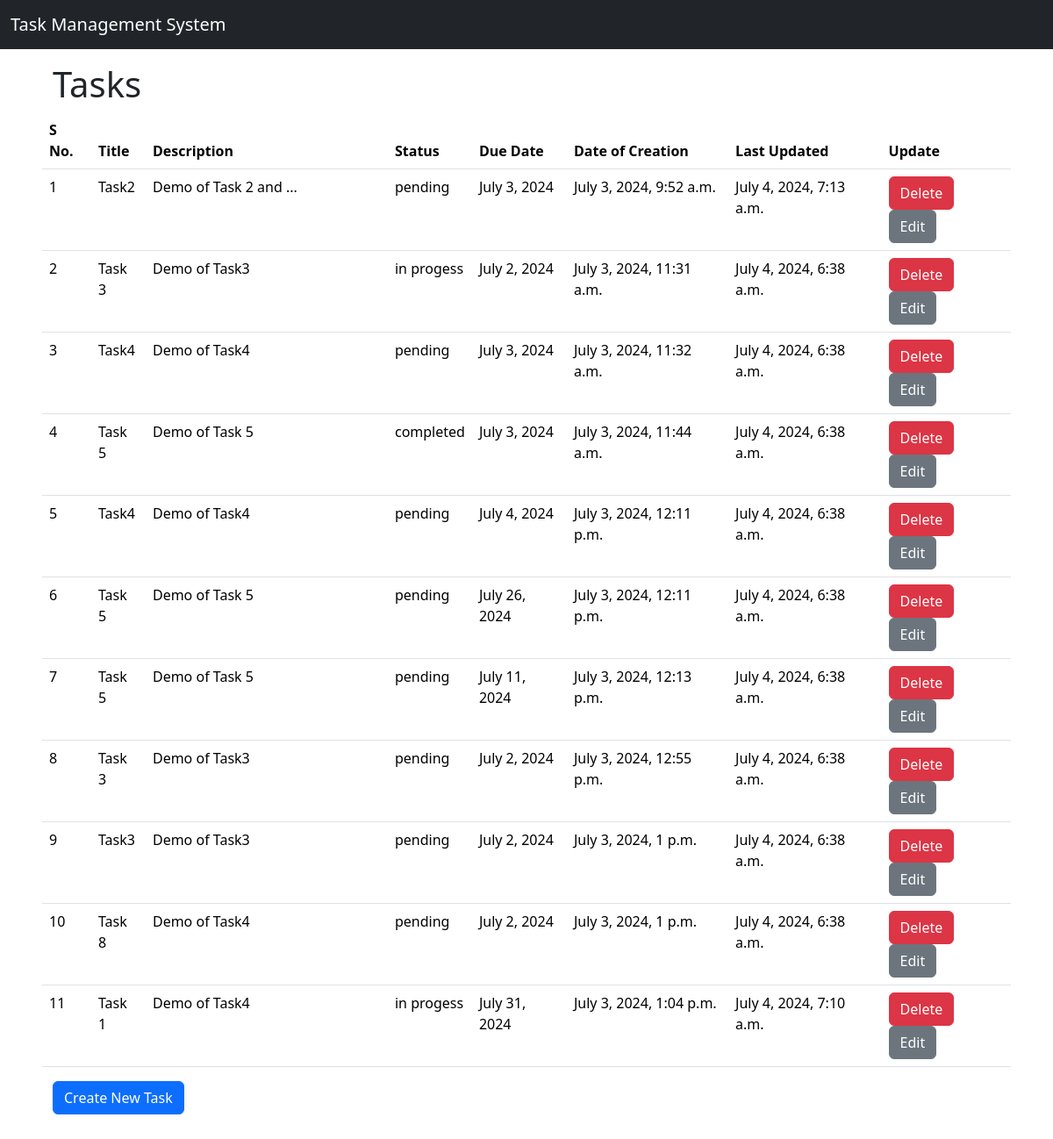
The page / on the database its author committed.
### tasks/models.py (models this page shows, shortened)
class Task(models.Model):
    title = models.CharField(max_length=50)
    description = models.TextField(null=True)
    status = models.CharField(max_length=50)
    due_date = models.DateField(null=True, blank=True)
    created_on = models.DateTimeField(auto_now_add=True)
    last_updated = models.DateTimeField(auto_now=True)

### tasks/views.py (the view)
# urls.py: path('', views.index, name='home'),
def index(request):
    tasks = Task.objects.all()
    return render(request, 'tasks/index.html', {'tasks': tasks})

### tasks/templates/tasks/index.html (shortened to what this page needs)
{% extends 'tasks/base.html' %}
    {% block content %}
            <h1>Tasks</h1>
            <table class="table table-hover">
                <thead>
                    <th>S No.</th>
                    <th>Title</th>
                    <th>Description</th>
                    <th>Status</th>
                    <th>Due Date</th>
                    <th>Date of Creation</th>
                    <th>Last Updated</th>
                    <th>Update</th>
                </thead>
                <tbody>
                    {% for task in tasks%}
                    <tr>
                        <td>{{forloop.counter}}</td>
                        <td>{{task.title}}</td>
                        <td class="w-25" id="slicedText">{{task.description}}</td>
                        <td>{{task.status}}</td>
                        <td>{{task.due_date}}</td>
                        <td>{{task.created_on}}</td>
                        <td>{{task.last_updated}}</td>
                        <td>
                            <a href="{% url 'delete' task.id %}"><button type="button" class="btn btn-danger" onclick="confirmation()">Delete</button></a>
                            <a href="{% url 'edit' task.id %}"><button type="button" class="btn btn-secondary">Edit</button></a>
                        </td>
                    </tr>
                    {% endfor %}
                </tbody>
            </table>
            <a href="{% url 'add_task' %}"><button type="button" class="btn btn-primary">Create New Task</button></a>
    {% endblock %}

### tasks/templates/tasks/base.html (shortened to what this page needs)
<!DOCTYPE html>
<html lang="en">
<head>
    <link href="https://cdn.jsdelivr.net/npm/bootstrap@5.3.3/dist/css/bootstrap.min.css" rel="stylesheet">
</head>
<body>
    <div class="container-fluid pb-3">
        <div class="row">
            <nav class="navbar navbar-dark bg-dark">
                <div class="container-fluid">
                    <a class="navbar-brand" href="{% url 'home' %}">
                    Task Management System
                    </a>
                </div>
            </nav>
        </div>
        <div class="row justify-content-md-center p-5 pt-3">
            {% block content %}
            {% endblock %}
        </div>
    </div>
</body>
</html>

### rows shown on the page
Task: title "Task2", description "Demo of Task 2 and ...", status "pending", due_date "July 3, 2024", created_on "July 3, 2024, 9:52 a.m.", last_updated "July 4, 2024, 7:13 a.m."
Task: title "Task 3", description "Demo of Task3", status "in progess", due_date "July 2, 2024", created_on "July 3, 2024, 11:31 a.m.", last_updated "July 4, 2024, 6:38 a.m."
Task: title "Task4", description "Demo of Task4", status "pending", due_date "July 3, 2024", created_on "July 3, 2024, 11:32 a.m.", last_updated "July 4, 2024, 6:38 a.m."
Task: title "Task 5", description "Demo of Task 5", status "completed", due_date "July 3, 2024", created_on "July 3, 2024, 11:44 a.m.", last_updated "July 4, 2024, 6:38 a.m."
Task: title "Task4", description "Demo of Task4", status "pending", due_date "July 4, 2024", created_on "July 3, 2024, 12:11 p.m.", last_updated "July 4, 2024, 6:38 a.m."
Task: title "Task 5", description "Demo of Task 5", status "pending", due_date "July 26, 2024", created_on "July 3, 2024, 12:11 p.m.", last_updated "July 4, 2024, 6:38 a.m."
Task: title "Task 5", description "Demo of Task 5", status "pending", due_date "July 11, 2024", created_on "July 3, 2024, 12:13 p.m.", last_updated "July 4, 2024, 6:38 a.m."
Task: title "Task 3", description "Demo of Task3", status "pending", due_date "July 2, 2024", created_on "July 3, 2024, 12:55 p.m.", last_updated "July 4, 2024, 6:38 a.m."
Task: title "Task3", description "Demo of Task3", status "pending", due_date "July 2, 2024", created_on "July 3, 2024, 1 p.m.", last_updated "July 4, 2024, 6:38 a.m."
Task: title "Task 8", description "Demo of Task4", status "pending", due_date "July 2, 2024", created_on "July 3, 2024, 1 p.m.", last_updated "July 4, 2024, 6:38 a.m."
Task: title "Task 1", description "Demo of Task4", status "in progess", due_date "July 31, 2024", created_on "July 3, 2024, 1:04 p.m.", last_updated "July 4, 2024, 7:10 a.m."
